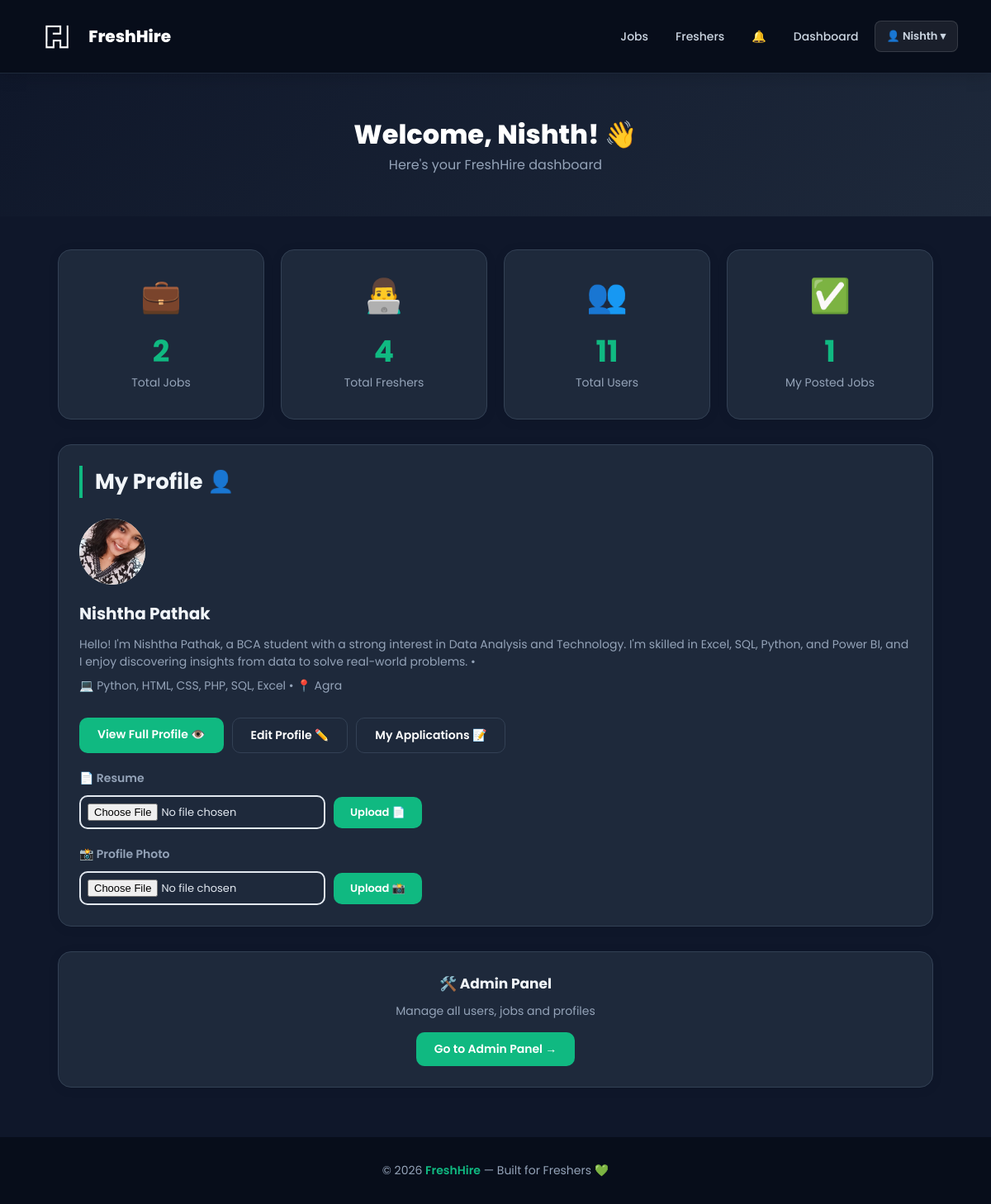
The app's page /dashboard (signed in) with its own data.
### tables this page shows
CREATE TABLE profiles (
    id            INTEGER PRIMARY KEY AUTOINCREMENT,
    user_id       INTEGER,
    name          TEXT,
    email         TEXT,
    phone         TEXT,
    city          TEXT,
    bio           TEXT,
    college       TEXT,
    degree        TEXT,
    primary_skill TEXT,
    project_title TEXT,
    project_desc  TEXT,
    project_link  TEXT
, resume TEXT, photo TEXT);

### app.py (the view)
@app.route("/dashboard")
def dashboard():
    if "user_id" not in session:
        flash("Please login first!", "error")
        return redirect(url_for("login"))
    conn = get_db()
    total_jobs     = conn.execute("SELECT COUNT(*) FROM jobs").fetchone()[0]
    total_profiles = conn.execute("SELECT COUNT(*) FROM profiles").fetchone()[0]
    total_users    = conn.execute("SELECT COUNT(*) FROM users").fetchone()[0]
    my_jobs        = conn.execute(
        "SELECT * FROM jobs WHERE posted_by=? ORDER BY id DESC", (session["user_id"],)
    ).fetchall()
    my_profile     = conn.execute(
        "SELECT * FROM profiles WHERE user_id=?", (session["user_id"],)
    ).fetchone()
    is_admin       = conn.execute(
        "SELECT * FROM admins WHERE user_id=?", (session["user_id"],)
    ).fetchone()
    conn.close()
    return render_template("dashboard.html",
                           total_jobs=total_jobs, total_profiles=total_profiles,
                           total_users=total_users, my_jobs=my_jobs,
                           my_profile=my_profile, is_admin=is_admin)

### app.py (called while the page is built)
def get_db():
    conn = sqlite3.connect("freshhire.db")
    conn.row_factory = sqlite3.Row
    return conn

@app.context_processor
def inject_globals():
    notif_count = 0
    if "user_id" in session:
        try:
            conn = get_db()
            notif_count = conn.execute(
                "SELECT COUNT(*) FROM notifications WHERE user_id=? AND is_read=0",
                (session["user_id"],)
            ).fetchone()[0]
            conn.close()
        except:
            pass
    return {"notif_count": notif_count}

### templates/dashboard.html (shortened to what this page needs)
<!DOCTYPE html>
<html>
<head>
    <link rel="stylesheet" href="/static/style.css">
</head>
<body>
<nav>
    <a href="/" style="display:flex; align-items:center; gap:8px; text-decoration:none;"><img src="/static/logo.png" alt="logo" style="height:32px;"><span style="color:white; font-weight:800; font-size:20px;">FreshHire</span></a>
    <div class="nav-links" id="nav-links">
        {% if session.get('user_id') %}
            <a href="/jobs">Jobs</a>
            <a href="/profiles">Freshers</a>
            <a href="/notifications" style="position:relative;">🔔</a>
            <a href="/dashboard">Dashboard</a>
            <div class="nav-dropdown">
                <button class="nav-dropdown-btn">👤 {{ session.get('name') }} ▾</button>
            </div>
        {% endif %}
    </div>
</nav>
<div style="background: linear-gradient(135deg, #0f172a, #1e293b); padding:50px 20px; color:white; text-align:center;">
    <h1 style="font-size:32px; font-weight:800;">Welcome, {{ session.get('name') }}! 👋</h1>
    <p style="color:#94a3b8;">Here's your FreshHire dashboard</p>
</div>
<div class="container">
    <div style="display:grid; grid-template-columns:repeat(auto-fill, minmax(200px, 1fr)); gap:20px; margin-top:30px;">
        <div class="card" style="text-align:center;">
            <div style="font-size:40px; margin-bottom:10px;">💼</div>
            <h2 style="color:#10b981; font-size:36px;">{{ total_jobs }}</h2>
            <p style="color:#94a3b8;">Total Jobs</p>
        </div>
        <div class="card" style="text-align:center;">
            <div style="font-size:40px; margin-bottom:10px;">👨‍💻</div>
            <h2 style="color:#10b981; font-size:36px;">{{ total_profiles }}</h2>
            <p style="color:#94a3b8;">Total Freshers</p>
        </div>
        <div class="card" style="text-align:center;">
            <div style="font-size:40px; margin-bottom:10px;">👥</div>
            <h2 style="color:#10b981; font-size:36px;">{{ total_users }}</h2>
            <p style="color:#94a3b8;">Total Users</p>
        </div>
        <div class="card" style="text-align:center;">
            <div style="font-size:40px; margin-bottom:10px;">✅</div>
            <h2 style="color:#10b981; font-size:36px;">{{ my_jobs|length }}</h2>
            <p style="color:#94a3b8;">My Posted Jobs</p>
        </div>
    </div>
    <div class="card" style="margin-top:30px;">
        <h2 class="section-title">My Profile 👤</h2>
        {% if my_profile %}
        <div style="display:flex; align-items:center; gap:20px; flex-wrap:wrap;">
            <div style="width:80px; height:80px; background:#ecfdf5; border-radius:50%; display:flex; align-items:center; justify-content:center; font-size:35px; overflow:hidden; flex-shrink:0;">
                {% if my_profile.photo %}
                <img src="/static/photos/{{ my_profile.photo }}" style="width:80px; height:80px; object-fit:cover;">
                {% else %}
                👤
                {% endif %}
            </div>
            <div>
                <h3 style="color:#10b981; font-size:20px;">{{ my_profile.name }}</h3>
                <p style="color:#94a3b8; font-size:14px;">{{ my_profile.degree }} • {{ my_profile.college }}</p>
                <p style="color:#64748b; font-size:14px;">💻 {{ my_profile.primary_skill }} • 📍 {{ my_profile.city }}</p>
            </div>
        </div>
        <div style="margin-top:20px; display:flex; gap:10px; flex-wrap:wrap;">
            <a href="/my-profile" class="btn">View Full Profile 👁️</a>
            <a href="/edit-profile" class="btn" style="background:#1e293b; border:1px solid #334155;">Edit Profile ✏️</a>
            <a href="/my-applications" class="btn" style="background:#1e293b; border:1px solid #334155;">My Applications 📝</a>
        </div>
        <form method="POST" action="/upload-resume" enctype="multipart/form-data" style="margin-top:20px;">
            <p style="font-weight:600; color:#10b981; margin-bottom:10px;">📄 Resume</p>
            <div style="display:flex; align-items:center; gap:10px; flex-wrap:wrap;">
                <input type="file" name="resume" accept=".pdf" style="border:2px solid #e2e8f0; padding:8px; border-radius:10px; font-size:13px; font-family:'Poppins',sans-serif;">
                <button type="submit" class="btn" style="padding:9px 20px; font-size:13px;">Upload 📄</button>
            </div>
        </form>
        <form method="POST" action="/upload-photo" enctype="multipart/form-data" style="margin-top:20px;">
            <p style="font-weight:600; color:#10b981; margin-bottom:10px;">📸 Profile Photo</p>
            <div style="display:flex; align-items:center; gap:10px; flex-wrap:wrap;">
                <input type="file" name="photo" accept=".jpg,.jpeg,.png" style="border:2px solid #e2e8f0; padding:8px; border-radius:10px; font-size:13px; font-family:'Poppins',sans-serif;">
                <button type="submit" class="btn" style="padding:9px 20px; font-size:13px;">Upload 📸</button>
            </div>
        </form>
        {% else %}
        <div style="text-align:center; padding:30px;">
            <p style="color:#94a3b8; margin-bottom:15px;">You haven't created a profile yet!</p>
            <a href="/profile" class="btn">Create Profile Now</a>
        </div>
        {% endif %}
    </div>
    {% if is_admin %}
    <div class="card" style="margin-top:30px; text-align:center; background:#ecfdf5; border:1px solid #a7f3d0;">
        <h3 style="color:#059669; margin-bottom:10px;">🛠️ Admin Panel</h3>
        <p style="color:#64748b; font-size:14px; margin-bottom:15px;">Manage all users, jobs and profiles</p>
        <a href="/admin" class="btn">Go to Admin Panel →</a>
    </div>
    {% endif %}
</div>
<footer>
    © 2026 <span>FreshHire</span> — Built for Freshers 💚
</footer>
</body>
</html>

### static/style.css (style rules this page uses)
* { margin: 0; padding: 0; box-sizing: border-box; font-family: 'Poppins', sans-serif; }
body { background: #f8fafb; color: #1a1a2e; }
nav { background: #1a1a2e; padding: 15px 40px; display: flex; align-items: center; justify-content: space-between; box-shadow: 0 2px 20px rgba(0,0,0,0.15); position: sticky; top: 0; z-index: 100; }
nav img { filter: brightness(0) invert(1); height: 28px; }
nav img { filter: brightness(0) invert(1); height: 30px; }
.nav-links { display: flex; align-items: center; gap: 5px; }
nav a { color: #cbd5e1; text-decoration: none; padding: 7px 14px; border-radius: 8px; font-size: 14px; font-weight: 500; transition: all 0.2s; }
nav span { color: #10b981; font-size: 14px; font-weight: 600; padding: 7px 14px; }
.container { max-width: 1100px; margin: 40px auto; padding: 0 20px; }
.section-title { font-size: 26px; font-weight: 700; color: #1a1a2e; margin-bottom: 25px; border-left: 4px solid #10b981; padding-left: 15px; }
.card { background: white; border-radius: 16px; padding: 25px; box-shadow: 0 2px 15px rgba(0,0,0,0.06); border: 1px solid #e2e8f0; transition: transform 0.2s, box-shadow 0.2s; }
.card h3 { font-size: 17px; color: #1a1a2e; margin-bottom: 12px; font-weight: 700; }
.card p { font-size: 14px; color: #64748b; margin-bottom: 8px; }
.btn { display: inline-block; padding: 10px 22px; background: #10b981; color: white; border-radius: 10px; text-decoration: none; font-size: 14px; font-weight: 600; transition: all 0.2s; border: none; cursor: pointer; font-family: 'Poppins', sans-serif; }
footer { text-align: center; padding: 30px; background: #1a1a2e; color: #94a3b8; margin-top: 60px; font-size: 14px; }
footer span { color: #10b981; font-weight: 600; }
[data-theme="light"] body, body { background: #f8fafb; color: #1a1a2e; }
[data-theme="dark"] body { background: #0f172a !important; color: #e2e8f0 !important; }
[data-theme="dark"] { background: #0f172a; }
[data-theme="dark"] nav { background: #070d1a !important; border-bottom: 1px solid #1e293b; }
[data-theme="dark"] .card { background: #1e293b !important; border-color: #334155 !important; color: #e2e8f0 !important; }
[data-theme="dark"] .card h3 { color: #f1f5f9 !important; }
[data-theme="dark"] .card p { color: #94a3b8 !important; }
[data-theme="dark"] .section-title { color: #f1f5f9 !important; }
[data-theme="dark"] footer { background: #070d1a !important; }
.nav-dropdown { position: relative; display: inline-block; }
.nav-dropdown-btn { background: rgba(255,255,255,0.08); border: 1px solid rgba(255,255,255,0.12); color: #cbd5e1; padding: 8px 14px; border-radius: 8px; cursor: pointer; font-size: 13px; font-weight: 600; font-family: 'Poppins', sans-serif; transition: all 0.2s; white-space: nowrap; }

### records on screen
profiles: photo (picture), name "Nishtha Pathak", degree "Hello! I'm Nishtha Pathak, a BCA student with a strong interest in Data Analysis and Technology. I'm skilled in Excel, SQL, Python, and Power BI, and I enjoy discovering insights from data to solve real-world problems.", primary_skill "Python, HTML, CSS, PHP, SQL, Excel", city "Agra"

### other values on screen
{{ session.get('name') }} "Nishth"
{{ total_jobs }} "2"
{{ total_profiles }} "4"
{{ total_users }} "11"
{{ my_jobs|length }} "1"
